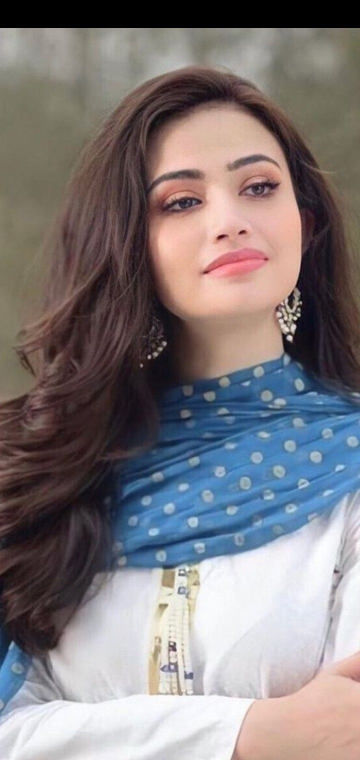
#> input picture Images/Sana Javaid.jpg, 720 x 1520 px, found by its file name (shown at 1/2 size)
$ jupyter execute '6_Draw Circle and Elipse on Image.ipynb'
#> lines starting #> are read from the running program, lines starting #| are printed output that depends on the picture
**6_Draw Circle and Elipse on Image**

[cell 1]
import cv2

[cell 2]
old_img = cv2.imread(r"C:\Users\hp\Documents\jupyter\OpenCV by WsCube Tech\Images\Sana Javaid.jpg")
#> old_img is the input picture: shape (1520, 720, 3); mean B, G, R 123.9, 121.5, 127.9
old_img = cv2.resize(old_img, (400,500))
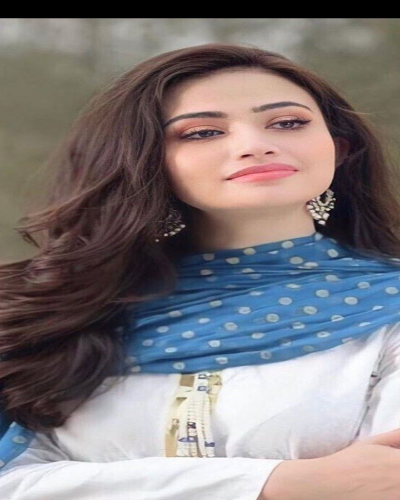
#> old_img: shape (500, 400, 3); mean B, G, R 123.9, 121.4, 127.9

new_img = cv2.circle(img=old_img, center=(250,135), radius=95, color=(0,255,0), thickness=7, lineType=16)
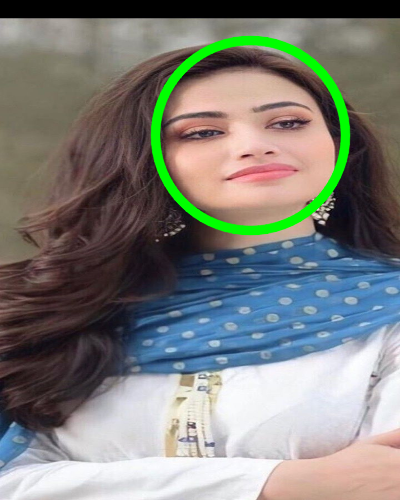
#> new_img: shape (500, 400, 3); mean B, G, R 121.7, 126.3, 125.1


cv2.imshow("Frame1", new_img)
cv2.waitKey(0)
cv2.destroyAllWindows()

[cell 3]
old_img = cv2.imread(r"C:\Users\hp\Documents\jupyter\OpenCV by WsCube Tech\Images\Sana Javaid.jpg")
old_img = cv2.resize(old_img, (400,500))

txt_img = cv2.putText(img=old_img, text="Sana", org=(300,177), fontFace=2, fontScale=1, color=(255,255,255), thickness=3, lineType=16, bottomLeftOrigin=False)

new_img = cv2.ellipse(img=txt_img, center=(245,135), axes=(100,75), angle=30,
                     startAngle=0, endAngle=340, color=(255,255,255), thickness=-4, lineType=16)
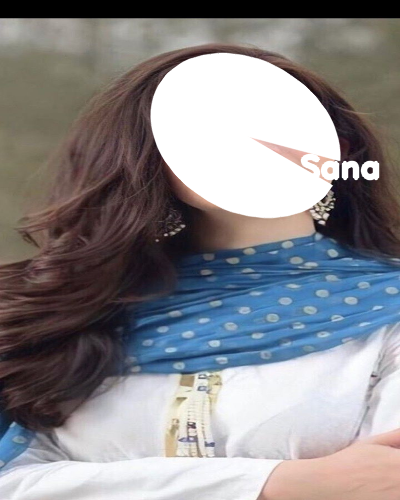
#> new_img: shape (500, 400, 3); mean B, G, R 138.9, 135.3, 136.9

cv2.imshow("Frame1", new_img)
cv2.waitKey(0)
cv2.destroyAllWindows()

$ run again, with Images/Sana.jpg copied over Images/Sana Javaid.jpg
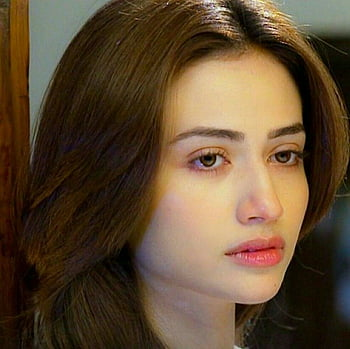
#> input picture Images/Sana.jpg, 350 x 349 px, found by its file name
#> old_img is the input picture: shape (349, 350, 3); mean B, G, R 51.1, 74.5, 95.4
#> `old_img = cv2.resize(old_img, (400,500))`:
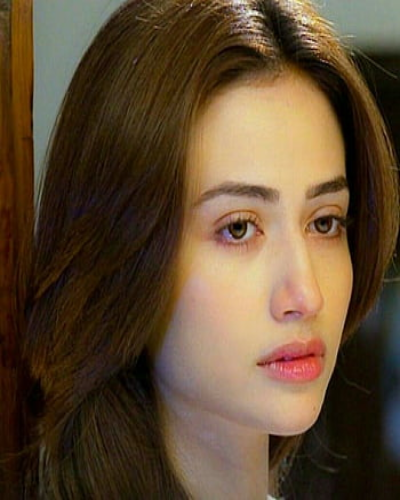
#> old_img: shape (500, 400, 3); mean B, G, R 51, 74.4, 95.3
#> `new_img = cv2.ellipse(img=txt_img, center=(245,135), axes=(100,75), an..`:
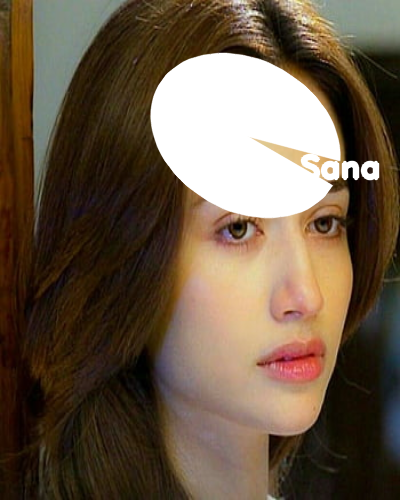
#> new_img: shape (500, 400, 3); mean B, G, R 71, 89.3, 106.4

$ run again, with Images/bird.jpg copied over Images/Sana Javaid.jpg
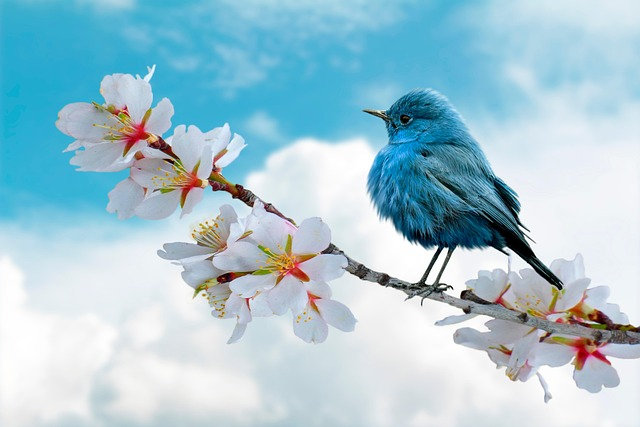
#> input picture Images/bird.jpg, 640 x 427 px, found by its file name
#> old_img is the input picture: shape (427, 640, 3); mean B, G, R 211.7, 199.2, 165.5
#> `old_img = cv2.resize(old_img, (400,500))`:
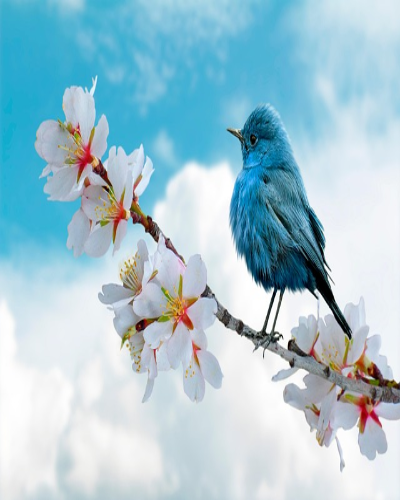
#> old_img: shape (500, 400, 3); mean B, G, R 211.7, 199.1, 165.4
#> `new_img = cv2.ellipse(img=txt_img, center=(245,135), axes=(100,75), an..`:
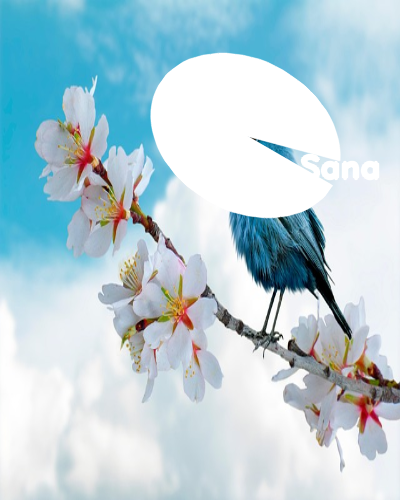
#> new_img: shape (500, 400, 3); mean B, G, R 217.4, 208, 182.9
